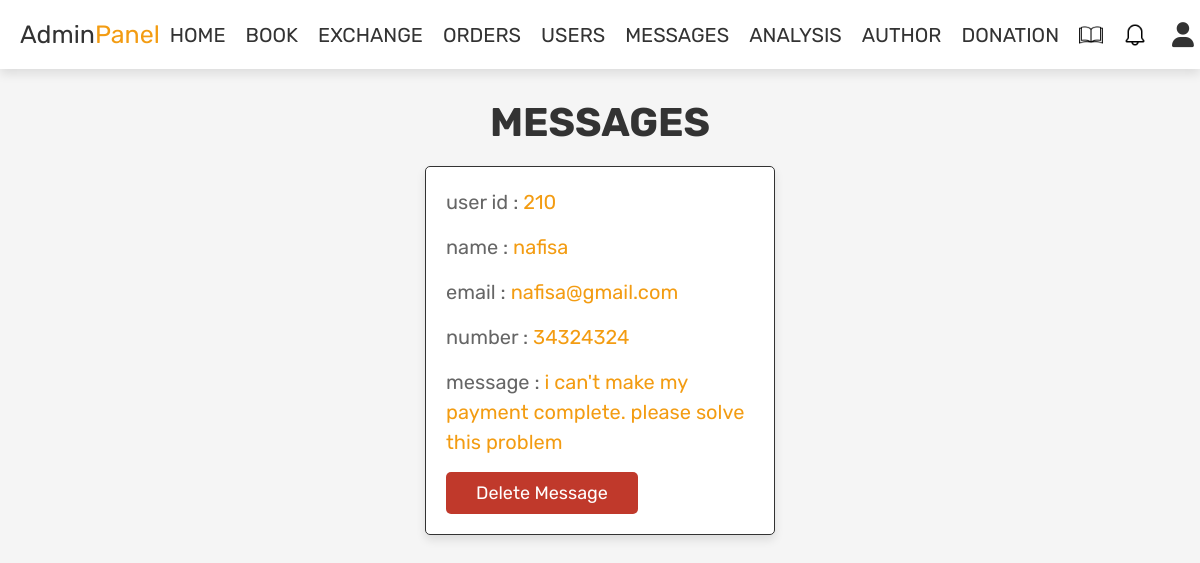
The page /admin_contacts.php (signed in) on the database its author committed.
### tables this page shows
CREATE TABLE `messages` (
  `message_id` int(11) NOT NULL,
  `customer_id` int(11) DEFAULT NULL,
  `customer_name` varchar(255) DEFAULT NULL,
  `customer_email` varchar(255) DEFAULT NULL,
  `customer_num` varchar(20) DEFAULT NULL,
  `message` text DEFAULT NULL,
  `Admin_ID` int(11) DEFAULT 1
);

### admin_contacts.php (the view, shortened to what this page needs)
<?php
include 'config.php';
?>
<!DOCTYPE html>
<html lang="en">
<head>
   <link rel="stylesheet" href="https://cdnjs.cloudflare.com/ajax/libs/font-awesome/6.0.0/css/all.min.css">
   <link rel="stylesheet" href="css/admin_style.css">
</head>
<body>
<?php include 'admin_header.php'; ?>
<section class="messages">
   <h1 class="title"> messages </h1>
   <div class="box-container">
   <?php
      $select_message = mysqli_query($conn, "SELECT * FROM `messages`") or die('query failed');
      if(mysqli_num_rows($select_message) > 0){
         while($fetch_message = mysqli_fetch_assoc($select_message)){
   ?>
   <div class="box">
      <p> user id : <span><?php echo $fetch_message['customer_id']; ?></span> </p>
      <p> name : <span><?php echo $fetch_message['customer_name']; ?></span> </p>
      <p> email : <span><?php echo $fetch_message['customer_email']; ?></span> </p>
      <p> number : <span><?php echo $fetch_message['customer_num']; ?></span> </p>
      <p> message : <span><?php echo $fetch_message['message']; ?></span> </p>
      <a href="admin_contacts.php?delete=<?php echo $fetch_message['message_id']; ?>" onclick="return confirm('delete this message?');" class="delete-btn">delete message</a>
   </div>
   <?php
      };
   }else{
      echo '<p class="empty">you have no messages!</p>';
   }
   ?>
   </div>
</section>
</body>
</html>

### css/admin_style.css (style rules this page uses)
:root { --red:#c0392b; --orange:#f39c12; --black:#333; --white:#fff; --light-color:#666; --light-white:#ccc; --light-bg:#f5f5f5; --border:.1rem solid var(--black); --box-shadow:0 .5rem 1rem rgba(0,0,0,.1); }
* { font-family: 'Rubik', sans-serif; margin:0; padding:0; box-sizing: border-box; outline: none; border:none; text-decoration: none; transition:all .2s linear; }
html { font-size: 62.5%; overflow-x: hidden; }
body { background-color: var(--light-bg); }
section { padding:3rem 2rem; }
.title { text-align: center; margin-bottom: 2rem; text-transform: uppercase; color:var(--black); font-size: 4rem; }
.btn, .option-btn, .delete-btn, .white-btn { display: inline-block; margin-top: 1rem; padding:1rem 3rem; cursor: pointer; color:var(--white); font-size: 1.8rem; border-radius: .5rem; text-transform: capitalize; }
.delete-btn { background-color: var(--red); }
.title { font-size: 40px; }
.messages .box-container { display: grid; grid-template-columns: repeat(auto-fit, 35rem); justify-content: center; gap:1.5rem; max-width: 1200px; margin:0 auto; align-items: flex-start; }
.messages .box-container .box { background-color: var(--white); padding:2rem; border:var(--border); box-shadow: var(--box-shadow); border-radius: .5rem; }
.messages .box-container .box p { padding-bottom: 1.5rem; font-size: 2rem; color:var(--light-color); line-height: 1.5; }
.messages .box-container .box p span { color:var(--orange); }
.messages .box-container .box .delete-btn { margin-top: 0; }
.box-container { display: flex; flex-wrap: wrap; gap: 20px; }

### rows shown on the page
messages: customer "210", customer_name "nafisa", customer_email "nafisa@gmail.com", customer_num "34324324", message "i can't make my payment complete. please solve this problem"
